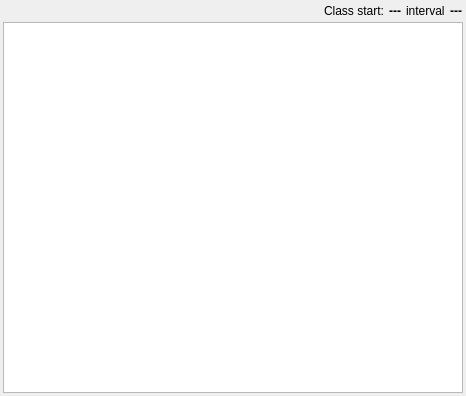
<?xml version="1.0" encoding="UTF-8"?>
<ui version="4.0">
 <class>RunsTableWidget</class>
 <widget class="QWidget" name="RunsTableWidget">
  <property name="geometry">
   <rect>
    <x>0</x>
    <y>0</y>
    <width>466</width>
    <height>396</height>
   </rect>
  </property>
  <property name="windowTitle">
   <string>Form</string>
  </property>
  <layout class="QVBoxLayout" name="verticalLayout">
   <property name="spacing">
    <number>3</number>
   </property>
   <property name="leftMargin">
    <number>3</number>
   </property>
   <property name="topMargin">
    <number>3</number>
   </property>
   <property name="rightMargin">
    <number>3</number>
   </property>
   <property name="bottomMargin">
    <number>3</number>
   </property>
   <item>
    <layout class="QHBoxLayout" name="horizontalLayout_2">
     <property name="spacing">
      <number>5</number>
     </property>
     <item>
      <widget class="qf::qmlwidgets::TableViewToolBar" name="tblRunsToolBar" native="true">
       <property name="sizePolicy">
        <sizepolicy hsizetype="MinimumExpanding" vsizetype="Preferred">
         <horstretch>0</horstretch>
         <verstretch>0</verstretch>
        </sizepolicy>
       </property>
      </widget>
     </item>
     <item>
      <widget class="QFrame" name="frame">
       <layout class="QHBoxLayout" name="horizontalLayout">
        <property name="spacing">
         <number>5</number>
        </property>
        <property name="leftMargin">
         <number>1</number>
        </property>
        <property name="topMargin">
         <number>1</number>
        </property>
        <property name="rightMargin">
         <number>1</number>
        </property>
        <property name="bottomMargin">
         <number>1</number>
        </property>
        <item>
         <widget class="QLabel" name="label">
          <property name="text">
           <string>Class start:</string>
          </property>
         </widget>
        </item>
        <item>
         <widget class="QLabel" name="lblClassStart">
          <property name="styleSheet">
           <string notr="true">font-weight: bold</string>
          </property>
          <property name="text">
           <string>---</string>
          </property>
          <property name="alignment">
           <set>Qt::AlignRight|Qt::AlignTrailing|Qt::AlignVCenter</set>
          </property>
         </widget>
        </item>
        <item>
         <widget class="QLabel" name="label_2">
          <property name="text">
           <string>interval</string>
          </property>
         </widget>
        </item>
        <item>
         <widget class="QLabel" name="lblClassInterval">
          <property name="styleSheet">
           <string notr="true">font-weight: bold</string>
          </property>
          <property name="text">
           <string>---</string>
          </property>
          <property name="alignment">
           <set>Qt::AlignRight|Qt::AlignTrailing|Qt::AlignVCenter</set>
          </property>
         </widget>
        </item>
       </layout>
      </widget>
     </item>
    </layout>
   </item>
   <item>
    <widget class="qf::qmlwidgets::TableView" name="tblRuns"/>
   </item>
  </layout>
 </widget>
 <customwidgets>
  <customwidget>
   <class>qf::qmlwidgets::TableView</class>
   <extends>QTableView</extends>
   <header location="global">qf/qmlwidgets/tableview.h</header>
  </customwidget>
  <customwidget>
   <class>qf::qmlwidgets::TableViewToolBar</class>
   <extends>QWidget</extends>
   <header location="global">qf/qmlwidgets/tableviewtoolbar.h</header>
   <container>1</container>
  </customwidget>
 </customwidgets>
 <resources/>
 <connections/>
</ui>
